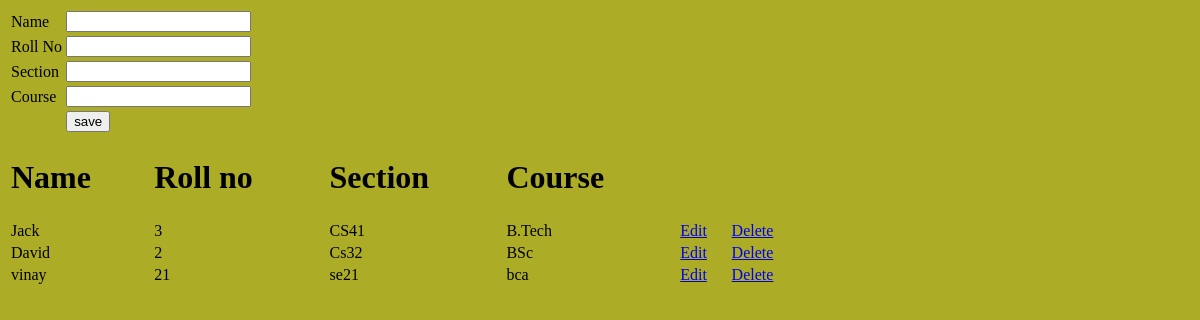
The app's page /app/view, older data.
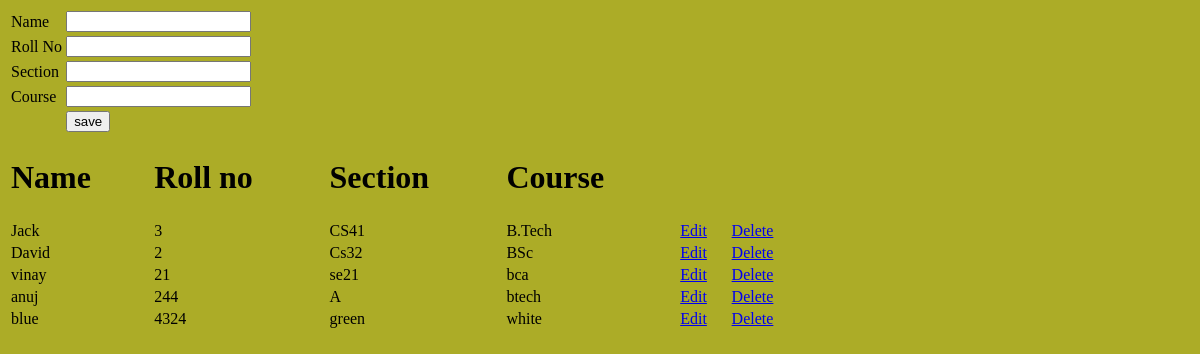
The same page, newer data.
### app/models.py (models this page shows, shortened)
class Student(models.Model):
    sname = models.CharField(max_length=20)
    srno = models.IntegerField()
    ssec = models.CharField(max_length=4)
    scourse = models.CharField(max_length=10)

### app/views.py (the view)
# urls.py: path('view', views.viewStudent, name="view"),
def viewStudent(request):
    student = models.Student.objects.all()
    res = render(request, 'app/index.html', {'student': student})
    return res

### app/templates/app/index.html (shortened to what this page needs)
<!DOCTYPE html>
{% load static %}
<html lang="en">
<head>
    <link rel="stylesheet" href=" {% static 'app/css/styles.css' %} ">
</head>
<body>
    <div>
        <form action="{% url 'save_student' %}" method="post">
            <table>
                <tr>
                    <td>Name</td>
                    <td><input type="text" name="sname" id=""></td>
                </tr>
                <tr>
                    <td>Roll No</td>
                    <td><input type="text" name="srno" id=""></td>
                </tr>
                <tr>
                    <td>Section</td>
                    <td><input type="text" name="ssec" id=""></td>
                </tr>
                <tr>
                    <td>Course</td>
                    <td><input type="text" name="scourse" id=""></td>
                </tr>
                <tr>
                    <td></td>
                    <td><input type="submit" value="save"></td>
                </tr>
            </table>
        </form>
    </div>
    <div>
        <table  style="width: 800px;">
            <tr>
                <td><h1> Name</h1></td>
                <td><h1>Roll no</h1></td>
                <td><h1>Section</h1></td>
                <td><h1>Course</h1></td>
            </tr>
            {% for stdnt in student %}
            <tr>
                <td> {{stdnt.sname}} </td>
                <td> {{stdnt.srno}} </td>
                <td> {{stdnt.ssec}} </td>
                <td> {{stdnt.scourse}} </td>
                <td><a href="http://localhost:8000/app/updateStudent?id={{stdnt.id}}">Edit</a></td>
                <td><a href="http://localhost:8000/app/delete?id={{stdnt.id}}">Delete</a></td>
            </tr>
            {% endfor %}
        </table>
    </div>
</body>
</html>

Row changes from the older to the newer data that the page shows:
added Student: sname "anuj", srno "244", ssec "A", scourse "btech"
added Student: sname "blue", srno "4324", ssec "green", scourse "white"
